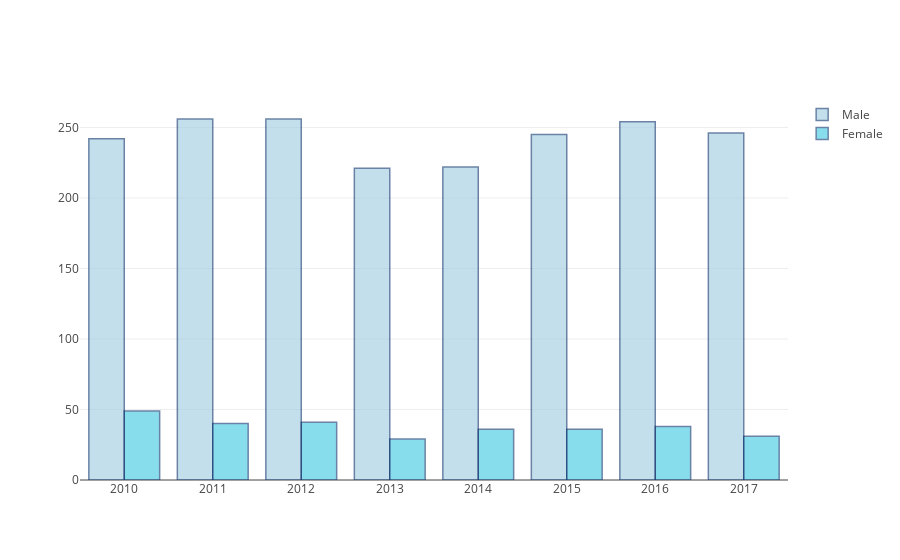

Notebook source saved alongside this figure:
### Code cell
grouped = homicide_victims.groupby([homicide_victims['Date Occurred'].dt.year, homicide_victims['Victim Sex']])
grouped = pd.DataFrame({'Crime Incidents' :  grouped.size()}).reset_index()

years = homicide_victims['Date Occurred'].dt.year.unique()
years.sort()

males = go.Bar(
    x=years,
    y=grouped[grouped['Victim Sex']=='M']['Crime Incidents'],
    name='Male',
    marker=dict(
        color='rgb(158,202,225)',
        line=dict(
            color='rgb(8,48,107)',
            width=1.5),
        ),
    opacity=0.6
)

females = go.Bar(
    x=years,
    y=grouped[grouped['Victim Sex']=='F']['Crime Incidents'],
    name='Female',
    marker=dict(
        color='rgb(58,200,225)',
        line=dict(
            color='rgb(8,48,107)',
            width=1.5),
        ),
    opacity=0.6
)

data = [males,females]

iplot(data, filename='Homicide and Sex over the Years')

### Figure 1 — Plotly figure (JSON) as saved in the notebook; plotly's stock layout.template omitted (floating-point values rounded to 4 significant figures)
{"data": [{"marker": {"color": "rgb(158,202,225)", "line": {"color": "rgb(8,48,107)", "width": 1.5}}, "name": "Male", "opacity": 0.6, "type": "bar", "x": [2010, 2011, 2012, 2013, 2014, 2015, 2016, 2017], "y": [242, 256, 256, 221, 222, 245, 254, 246]}, {"marker": {"color": "rgb(58,200,225)", "line": {"color": "rgb(8,48,107)", "width": 1.5}}, "name": "Female", "opacity": 0.6, "type": "bar", "x": [2010, 2011, 2012, 2013, 2014, 2015, 2016, 2017], "y": [49, 40, 41, 29, 36, 36, 38, 31]}], "layout": {}}
